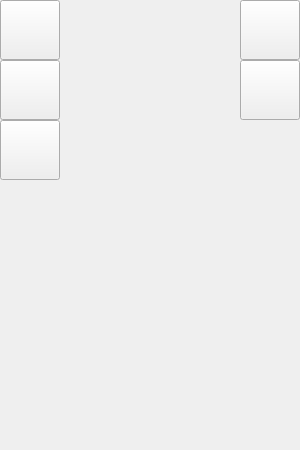
<?xml version="1.0" encoding="UTF-8"?>
<ui version="4.0">
 <class>Arcshin</class>
 <widget class="QMainWindow" name="Arcshin">
  <property name="geometry">
   <rect>
    <x>0</x>
    <y>0</y>
    <width>300</width>
    <height>450</height>
   </rect>
  </property>
  <property name="minimumSize">
   <size>
    <width>300</width>
    <height>450</height>
   </size>
  </property>
  <property name="maximumSize">
   <size>
    <width>300</width>
    <height>450</height>
   </size>
  </property>
  <property name="windowTitle">
   <string>Arcshin</string>
  </property>
  <property name="autoFillBackground">
   <bool>false</bool>
  </property>
  <widget class="QWidget" name="centralwidget">
   <widget class="QLabel" name="background">
    <property name="geometry">
     <rect>
      <x>0</x>
      <y>0</y>
      <width>300</width>
      <height>450</height>
     </rect>
    </property>
    <property name="styleSheet">
     <string notr="true">border-image: url(:/res/bg2.png);</string>
    </property>
    <property name="text">
     <string/>
    </property>
   </widget>
   <widget class="QPushButton" name="play">
    <property name="geometry">
     <rect>
      <x>0</x>
      <y>0</y>
      <width>60</width>
      <height>60</height>
     </rect>
    </property>
    <property name="styleSheet">
     <string notr="true">border-image: url(:/res/play.png);</string>
    </property>
    <property name="text">
     <string/>
    </property>
   </widget>
   <widget class="QPushButton" name="rule">
    <property name="geometry">
     <rect>
      <x>0</x>
      <y>60</y>
      <width>60</width>
      <height>60</height>
     </rect>
    </property>
    <property name="styleSheet">
     <string notr="true">border-image: url(:/res/setting.png);</string>
    </property>
    <property name="text">
     <string/>
    </property>
   </widget>
   <widget class="QPushButton" name="quit">
    <property name="geometry">
     <rect>
      <x>240</x>
      <y>0</y>
      <width>60</width>
      <height>60</height>
     </rect>
    </property>
    <property name="styleSheet">
     <string notr="true">border-image: url(:/res/quit.png);</string>
    </property>
    <property name="text">
     <string/>
    </property>
   </widget>
   <widget class="QPushButton" name="volume">
    <property name="geometry">
     <rect>
      <x>0</x>
      <y>120</y>
      <width>60</width>
      <height>60</height>
     </rect>
    </property>
    <property name="styleSheet">
     <string notr="true">border-image: url(:/res/empty.png);</string>
    </property>
    <property name="text">
     <string/>
    </property>
   </widget>
   <widget class="QPushButton" name="help">
    <property name="geometry">
     <rect>
      <x>240</x>
      <y>60</y>
      <width>60</width>
      <height>60</height>
     </rect>
    </property>
    <property name="styleSheet">
     <string notr="true">border-image: url(:/res/help.png);</string>
    </property>
    <property name="text">
     <string/>
    </property>
   </widget>
  </widget>
 </widget>
 <resources/>
 <connections/>
</ui>
